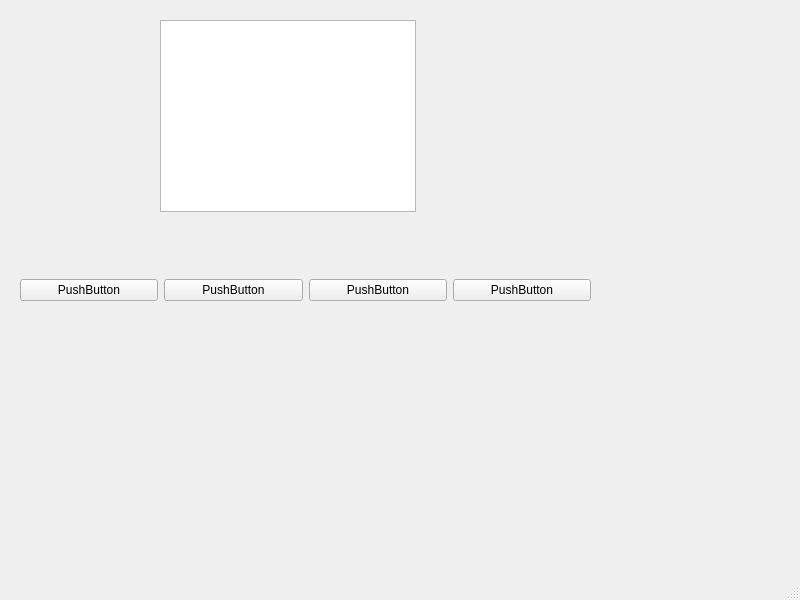
<?xml version="1.0" encoding="UTF-8"?>
<ui version="4.0">
 <class>MainWindow</class>
 <widget class="QMainWindow" name="MainWindow">
  <property name="geometry">
   <rect>
    <x>0</x>
    <y>0</y>
    <width>800</width>
    <height>600</height>
   </rect>
  </property>
  <property name="windowTitle">
   <string>MainWindow</string>
  </property>
  <widget class="QWidget" name="centralwidget">
   <widget class="QWidget" name="horizontalLayoutWidget">
    <property name="geometry">
     <rect>
      <x>20</x>
      <y>250</y>
      <width>571</width>
      <height>80</height>
     </rect>
    </property>
    <layout class="QHBoxLayout" name="horizontalLayout">
     <item>
      <widget class="QPushButton" name="deleteButton">
       <property name="text">
        <string>PushButton</string>
       </property>
      </widget>
     </item>
     <item>
      <widget class="QPushButton" name="addButton">
       <property name="text">
        <string>PushButton</string>
       </property>
      </widget>
     </item>
     <item>
      <widget class="QPushButton" name="dataAnalysis">
       <property name="text">
        <string>PushButton</string>
       </property>
      </widget>
     </item>
     <item>
      <widget class="QPushButton" name="uploadButton">
       <property name="text">
        <string>PushButton</string>
       </property>
      </widget>
     </item>
    </layout>
   </widget>
   <widget class="QTableWidget" name="tableWidget">
    <property name="geometry">
     <rect>
      <x>160</x>
      <y>20</y>
      <width>256</width>
      <height>192</height>
     </rect>
    </property>
   </widget>
  </widget>
  <widget class="QMenuBar" name="menubar">
   <property name="geometry">
    <rect>
     <x>0</x>
     <y>0</y>
     <width>800</width>
     <height>24</height>
    </rect>
   </property>
  </widget>
  <widget class="QStatusBar" name="statusbar"/>
 </widget>
 <resources/>
 <connections/>
</ui>
